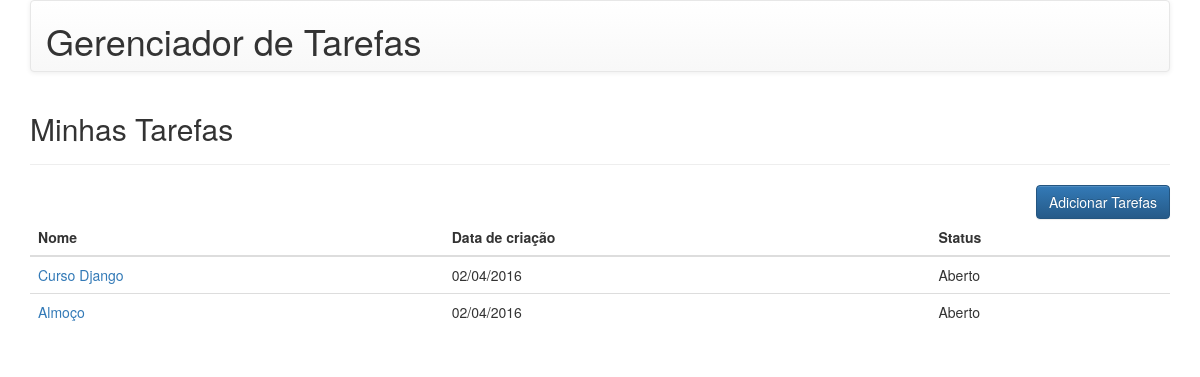
The app's page /todo/tarefas/ (signed in), older data.
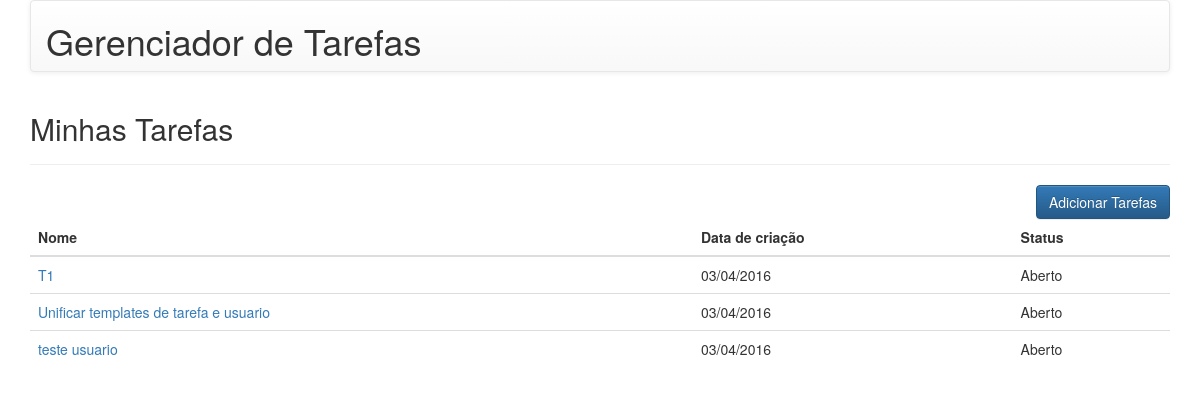
The same page, newer data.
### todo/models.py (models this page shows)
class Tarefa(Model):
    nome = CharField(max_length=50)
    descricao = TextField(verbose_name='descrição')
    data_criacao = DateField(auto_now_add=True, verbose_name='data de criação')
    data_execucao = DateField(null=True, blank=True, verbose_name='data de execução')
    executado = BooleanField(default=False)
    usuario = ForeignKey(User, verbose_name="usuário")
    class Meta:
        ordering = ['-data_criacao', 'executado']

### todo/views.py (the view)
class TarefasView(ArchiveIndexView):
    model = Tarefa
    date_field = 'data_criacao'

### todo/templates/todo/tarefa_archive.html
{% extends 'base.html' %}
{% block conteudo %}
<div class="page-header">
    <h2>Minhas Tarefas</h2>
</div>
<a class="btn btn-primary pull-right" href="criar/">Adicionar Tarefas</a>
<table class="table">
    <thead>
        <tr>
            <th>Nome</th>
            <th>Data de criação</th>
            <th>Status</th>
        </tr>
    </thead>
    <tbody>
        {% for item in latest %}
            <tr>
                <td><a href="{{ item.pk }}/">{{ item.nome }}</a></td>
                <td>{{ item.data_criacao|date:"d/m/Y" }}</td>
                <td>{% if item.executado %}Finalizado{% else %}Aberto{% endif %}
                </td>
            </tr>
        {% endfor %}
    </tbody>
</table>
{% endblock %}

### templates/base.html (shortened to what this page needs)
{% load staticfiles %}
<!DOCTYPE html>
<html>
    <head>
        <link rel="stylesheet" href="{% static 'css/bootstrap.min.css' %}">
        <link rel="stylesheet" href="{% static 'css/bootstrap-theme.min.css' %}">
    </head>
    <body>
        <div class="container">
            <nav class="navbar navbar-default">
                <div class="container-fluid">
                    <div class="navbar-header">
                        <h1>Gerenciador de Tarefas</h1>
                    </div>
                </div>
            </nav>
            <div>
                {% block conteudo %}
                {% endblock %}
            </div>
        </div>
    </body>
</html>

Row changes from the older to the newer data that the page shows:
removed Tarefa: nome "Curso Django", data_criacao "02/04/2016", executado "Aberto"
removed Tarefa: nome "Almoço", data_criacao "02/04/2016", executado "Aberto"
added Tarefa: nome "T1", data_criacao "03/04/2016", executado "Aberto"
added Tarefa: nome "Unificar templates de tarefa e usuario", data_criacao "03/04/2016", executado "Aberto"
added Tarefa: nome "teste usuario", data_criacao "03/04/2016", executado "Aberto"
